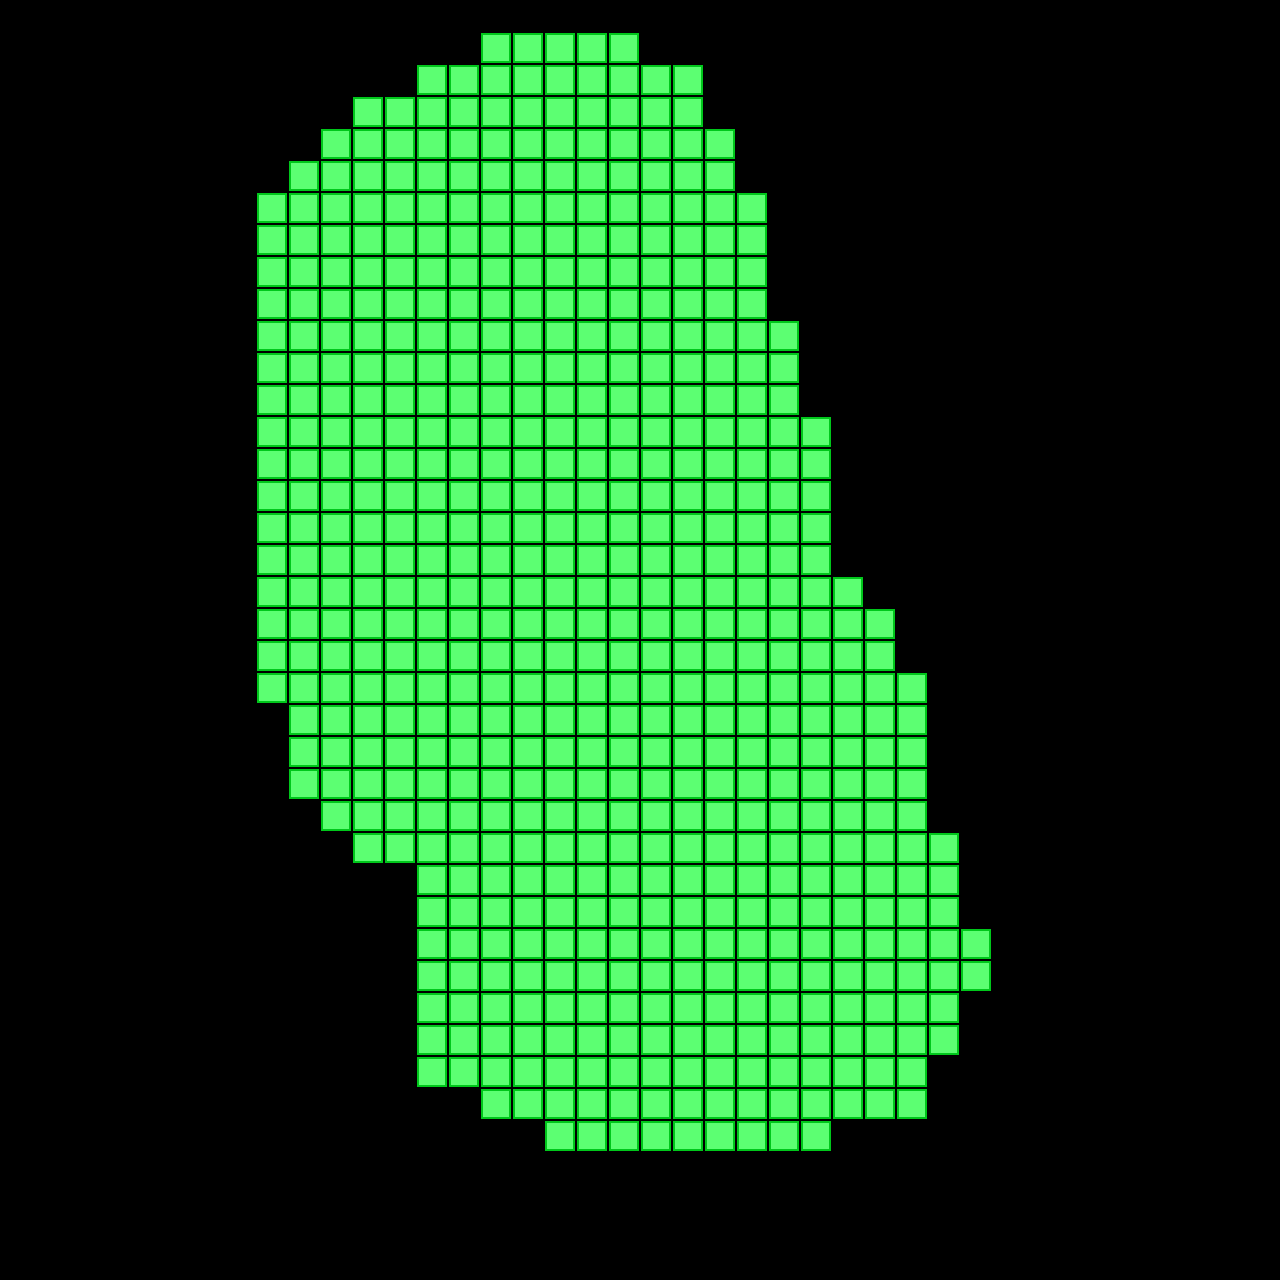

Rendered tile map (Tiled .tmx) drawn with the repository's tilesets; below, a short description and the full map source, tile grids included:
An orthogonal 40x40 tile map with 32x32 px tiles, 1 tile layer (layout).

<map version="1.8" tiledversion="1.8.6" orientation="orthogonal" renderorder="right-down" width="40" height="40" tilewidth="32" tileheight="32" infinite="0" nextlayerid="12" nextobjectid="1">
 <tileset firstgid="1" source="../../Tilesets/forest-tiles.tsx" />
 <layer id="1" name="layout" width="40" height="40">
  <data encoding="csv">
0,0,0,0,0,0,0,0,0,0,0,0,0,0,0,0,0,0,0,0,0,0,0,0,0,0,0,0,0,0,0,0,0,0,0,0,0,0,0,0,
0,0,0,0,0,0,0,0,0,0,0,0,0,0,0,41,41,41,41,41,0,0,0,0,0,0,0,0,0,0,0,0,0,0,0,0,0,0,0,0,
0,0,0,0,0,0,0,0,0,0,0,0,0,41,41,41,41,41,41,41,41,41,0,0,0,0,0,0,0,0,0,0,0,0,0,0,0,0,0,0,
0,0,0,0,0,0,0,0,0,0,0,41,41,41,41,41,41,41,41,41,41,41,0,0,0,0,0,0,0,0,0,0,0,0,0,0,0,0,0,0,
0,0,0,0,0,0,0,0,0,0,41,41,41,41,41,41,41,41,41,41,41,41,41,0,0,0,0,0,0,0,0,0,0,0,0,0,0,0,0,0,
0,0,0,0,0,0,0,0,0,41,41,41,41,41,41,41,41,41,41,41,41,41,41,0,0,0,0,0,0,0,0,0,0,0,0,0,0,0,0,0,
0,0,0,0,0,0,0,0,41,41,41,41,41,41,41,41,41,41,41,41,41,41,41,41,0,0,0,0,0,0,0,0,0,0,0,0,0,0,0,0,
0,0,0,0,0,0,0,0,41,41,41,41,41,41,41,41,41,41,41,41,41,41,41,41,0,0,0,0,0,0,0,0,0,0,0,0,0,0,0,0,
0,0,0,0,0,0,0,0,41,41,41,41,41,41,41,41,41,41,41,41,41,41,41,41,0,0,0,0,0,0,0,0,0,0,0,0,0,0,0,0,
0,0,0,0,0,0,0,0,41,41,41,41,41,41,41,41,41,41,41,41,41,41,41,41,0,0,0,0,0,0,0,0,0,0,0,0,0,0,0,0,
0,0,0,0,0,0,0,0,41,41,41,41,41,41,41,41,41,41,41,41,41,41,41,41,41,0,0,0,0,0,0,0,0,0,0,0,0,0,0,0,
0,0,0,0,0,0,0,0,41,41,41,41,41,41,41,41,41,41,41,41,41,41,41,41,41,0,0,0,0,0,0,0,0,0,0,0,0,0,0,0,
0,0,0,0,0,0,0,0,41,41,41,41,41,41,41,41,41,41,41,41,41,41,41,41,41,0,0,0,0,0,0,0,0,0,0,0,0,0,0,0,
0,0,0,0,0,0,0,0,41,41,41,41,41,41,41,41,41,41,41,41,41,41,41,41,41,41,0,0,0,0,0,0,0,0,0,0,0,0,0,0,
0,0,0,0,0,0,0,0,41,41,41,41,41,41,41,41,41,41,41,41,41,41,41,41,41,41,0,0,0,0,0,0,0,0,0,0,0,0,0,0,
0,0,0,0,0,0,0,0,41,41,41,41,41,41,41,41,41,41,41,41,41,41,41,41,41,41,0,0,0,0,0,0,0,0,0,0,0,0,0,0,
0,0,0,0,0,0,0,0,41,41,41,41,41,41,41,41,41,41,41,41,41,41,41,41,41,41,0,0,0,0,0,0,0,0,0,0,0,0,0,0,
0,0,0,0,0,0,0,0,41,41,41,41,41,41,41,41,41,41,41,41,41,41,41,41,41,41,0,0,0,0,0,0,0,0,0,0,0,0,0,0,
0,0,0,0,0,0,0,0,41,41,41,41,41,41,41,41,41,41,41,41,41,41,41,41,41,41,41,0,0,0,0,0,0,0,0,0,0,0,0,0,
0,0,0,0,0,0,0,0,41,41,41,41,41,41,41,41,41,41,41,41,41,41,41,41,41,41,41,41,0,0,0,0,0,0,0,0,0,0,0,0,
0,0,0,0,0,0,0,0,41,41,41,41,41,41,41,41,41,41,41,41,41,41,41,41,41,41,41,41,0,0,0,0,0,0,0,0,0,0,0,0,
0,0,0,0,0,0,0,0,41,41,41,41,41,41,41,41,41,41,41,41,41,41,41,41,41,41,41,41,41,0,0,0,0,0,0,0,0,0,0,0,
0,0,0,0,0,0,0,0,0,41,41,41,41,41,41,41,41,41,41,41,41,41,41,41,41,41,41,41,41,0,0,0,0,0,0,0,0,0,0,0,
0,0,0,0,0,0,0,0,0,41,41,41,41,41,41,41,41,41,41,41,41,41,41,41,41,41,41,41,41,0,0,0,0,0,0,0,0,0,0,0,
0,0,0,0,0,0,0,0,0,41,41,41,41,41,41,41,41,41,41,41,41,41,41,41,41,41,41,41,41,0,0,0,0,0,0,0,0,0,0,0,
0,0,0,0,0,0,0,0,0,0,41,41,41,41,41,41,41,41,41,41,41,41,41,41,41,41,41,41,41,0,0,0,0,0,0,0,0,0,0,0,
0,0,0,0,0,0,0,0,0,0,0,41,41,41,41,41,41,41,41,41,41,41,41,41,41,41,41,41,41,41,0,0,0,0,0,0,0,0,0,0,
0,0,0,0,0,0,0,0,0,0,0,0,0,41,41,41,41,41,41,41,41,41,41,41,41,41,41,41,41,41,0,0,0,0,0,0,0,0,0,0,
0,0,0,0,0,0,0,0,0,0,0,0,0,41,41,41,41,41,41,41,41,41,41,41,41,41,41,41,41,41,0,0,0,0,0,0,0,0,0,0,
0,0,0,0,0,0,0,0,0,0,0,0,0,41,41,41,41,41,41,41,41,41,41,41,41,41,41,41,41,41,41,0,0,0,0,0,0,0,0,0,
0,0,0,0,0,0,0,0,0,0,0,0,0,41,41,41,41,41,41,41,41,41,41,41,41,41,41,41,41,41,41,0,0,0,0,0,0,0,0,0,
0,0,0,0,0,0,0,0,0,0,0,0,0,41,41,41,41,41,41,41,41,41,41,41,41,41,41,41,41,41,0,0,0,0,0,0,0,0,0,0,
0,0,0,0,0,0,0,0,0,0,0,0,0,41,41,41,41,41,41,41,41,41,41,41,41,41,41,41,41,41,0,0,0,0,0,0,0,0,0,0,
0,0,0,0,0,0,0,0,0,0,0,0,0,41,41,41,41,41,41,41,41,41,41,41,41,41,41,41,41,0,0,0,0,0,0,0,0,0,0,0,
0,0,0,0,0,0,0,0,0,0,0,0,0,0,0,41,41,41,41,41,41,41,41,41,41,41,41,41,41,0,0,0,0,0,0,0,0,0,0,0,
0,0,0,0,0,0,0,0,0,0,0,0,0,0,0,0,0,41,41,41,41,41,41,41,41,41,0,0,0,0,0,0,0,0,0,0,0,0,0,0,
0,0,0,0,0,0,0,0,0,0,0,0,0,0,0,0,0,0,0,0,0,0,0,0,0,0,0,0,0,0,0,0,0,0,0,0,0,0,0,0,
0,0,0,0,0,0,0,0,0,0,0,0,0,0,0,0,0,0,0,0,0,0,0,0,0,0,0,0,0,0,0,0,0,0,0,0,0,0,0,0,
0,0,0,0,0,0,0,0,0,0,0,0,0,0,0,0,0,0,0,0,0,0,0,0,0,0,0,0,0,0,0,0,0,0,0,0,0,0,0,0,
0,0,0,0,0,0,0,0,0,0,0,0,0,0,0,0,0,0,0,0,0,0,0,0,0,0,0,0,0,0,0,0,0,0,0,0,0,0,0,0
</data>
 </layer>
</map>
